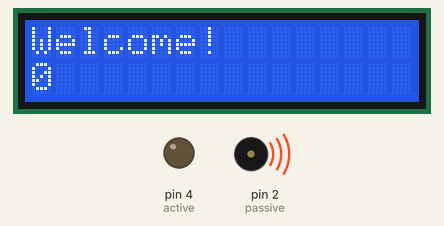
Recording of a sketch running on a simulated Arduino Uno, built with avr-gcc and run on an emulated ATmega328P. Parts: 16×2 character LCD, output pins drawn as LEDs (lit = HIGH), buzzer (waves = sounding).

Above: at 0.31 s.
At 10.1 s:
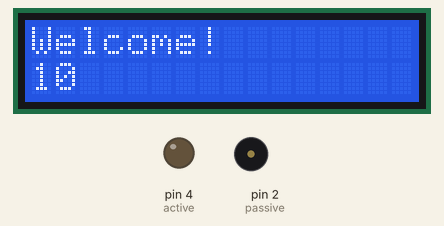
At 19.1 s:
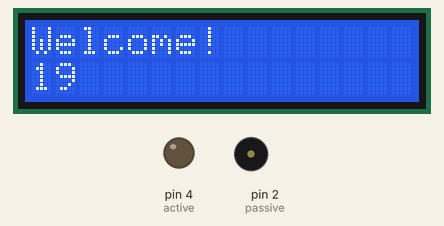
At 39.1 s:
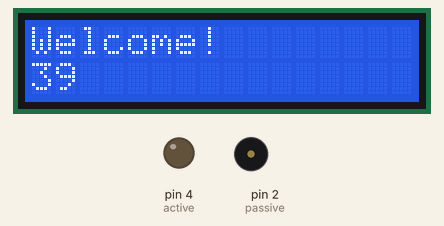
Timing chart, 0 to 40.0 s (numbered marks = the images above):
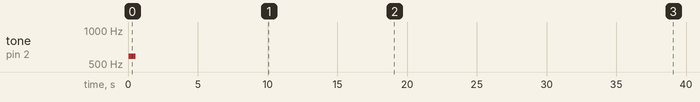

The sketch:

computer.ino
```cpp
//#include "IRremote.h"
#include "LiquidCrystal.h"
#include "pitches.h"


//int receiver = 2;
//IRrecv irrecv(receiver);
//uint32_t last_decodedRawData = 0;
LiquidCrystal lcd(7, 8, 9, 10, 11, 12);

int active = 4;
int passive = 2;
int melody[] = {
  NOTE_C5, NOTE_D5, NOTE_E5, NOTE_F5, NOTE_G5, NOTE_A5, NOTE_B5, NOTE_C6};

//not being used, havent decided if im gonna use the ir remote to control it or something else
//void translateIR() {
//  if (irrecv.decodedIRData.flags)
//  {
//    irrecv.decodedIRData.decodedRawData = last_decodedRawData;
//    Serial.println("REPEAT!");
//  } else
//  {
//    //output the IR code on the serial monitor
//    Serial.print("IR code:0x");
//    Serial.println(irrecv.decodedIRData.decodedRawData, HEX);
//  }
//  //map the IR code to the remote key
//  switch (irrecv.decodedIRData.decodedRawData)
//  {
//    case 0xBA45FF00: Serial.println("POWER"); break;
//    case 0xB847FF00: Serial.println("FUNC/STOP"); break;
//    case 0xB946FF00: Serial.println("VOL+"); break;
//    case 0xBB44FF00: Serial.println("FAST BACK");    break;
//    case 0xBF40FF00: Serial.println("PAUSE");    break;
//    case 0xBC43FF00: Serial.println("FAST FORWARD");   break;
//    case 0xF807FF00: Serial.println("DOWN");    break;
//    case 0xEA15FF00: Serial.println("VOL-");    break;
//    case 0xF609FF00: Serial.println("UP");    break;
//    case 0xE619FF00: Serial.println("EQ");    break;
//    case 0xF20DFF00: Serial.println("ST/REPT");    break;
//    case 0xE916FF00: Serial.println("0");    break;
//    case 0xF30CFF00: Serial.println("1");    break;
//    case 0xE718FF00: Serial.println("2");    break;
//    case 0xA15EFF00: Serial.println("3");    break;
//    case 0xF708FF00: Serial.println("4");    break;
//    case 0xE31CFF00: Serial.println("5");    break;
//    case 0xA55AFF00: Serial.println("6");    break;
//    case 0xBD42FF00: Serial.println("7");    break;
//    case 0xAD52FF00: Serial.println("8");    break;
//    case 0xB54AFF00: Serial.println("9");    break;
//    default:
//      Serial.println(" other button   ");
//  }
//  last_decodedRawData = irrecv.decodedIRData.decodedRawData;
//  delay(500); // Do not get immediate repeat
//}

void setup() {
  lcd.begin(16, 2);
  lcd.clear();
  lcd.setCursor(0,0);
  Serial.begin(9600);
  lcd.print("Welcome!");
  pinMode(active, OUTPUT);
//  Serial.println("IR Receiver Button Decode");
//  irrecv.enableIRIn();
  tone(passive, melody[1], 500);
  //  NOTE_C5, NOTE_D5, NOTE_E5, NOTE_F5, NOTE_G5, NOTE_A5, NOTE_B5, NOTE_C6
}

//  delay(1000);
//  lcd.createChar(0, customChar);
//  lcd.home();
//  lcd.clear();
//  lcd.write(byte(0));
//  delay(1000);
//  lcd.createChar(0, customChar2);
//  lcd.setCursor(1,0);
//  lcd.write(byte(0));

void loop() {
//  if (irrecv.decode())
//  {
//    translateIR();
//    irrecv.resume();
////  };
lcd.setCursor(0, 1);
lcd.print(millis() / 1000);
}
```

Measured:
- by itself, tone on pin 2 (passive): silent → 587 Hz at 0.07 s, → silent 0.50 s later
- what the display in image 1 shows lasts 1.0 s, from 10.0 s to 11.0 s
